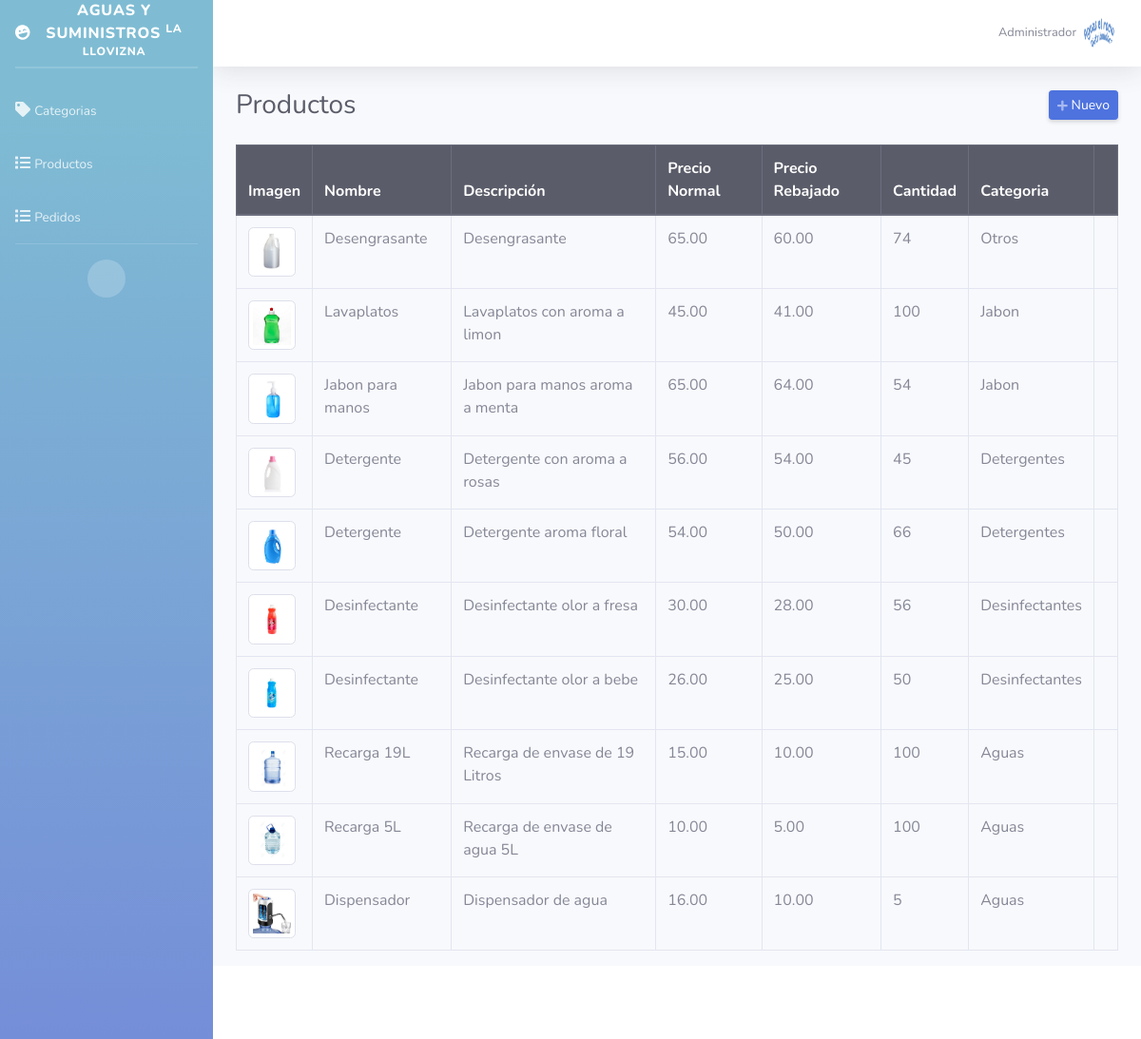
The page /trabajador/productos.php (signed in) on the database its author committed.
### tables this page shows
CREATE TABLE `productos` (
  `id` int(11) NOT NULL,
  `nombre` varchar(255) NOT NULL,
  `descripcion` text NOT NULL,
  `precio_normal` decimal(10,2) NOT NULL,
  `precio_rebajado` decimal(10,2) NOT NULL,
  `cantidad` int(11) NOT NULL,
  `imagen` varchar(50) NOT NULL,
  `id_categoria` int(11) NOT NULL
);

CREATE TABLE `categorias` (
  `id` int(11) NOT NULL,
  `categoria` varchar(50) NOT NULL
);

### trabajador/productos.php (the view, shortened to what this page needs)
<?php
require_once "../config/conexion.php";
include("includes/header.php"); ?>
<div class="d-sm-flex align-items-center justify-content-between mb-4">
    <h1 class="h3 mb-0 text-gray-800">Productos</h1>
    <a href="#" class="d-none d-sm-inline-block btn btn-sm btn-primary shadow-sm" id="abrirProducto"><i class="fas fa-plus fa-sm text-white-50"></i> Nuevo</a>
</div>
<div class="row">
    <div class="col-md-12">
        <div class="table-responsive">
            <table class="table table-hover table-bordered" style="width: 100%;">
                <thead class="thead-dark">
                    <tr>
                        <th>Imagen</th>
                        <th>Nombre</th>
                        <th>Descripción</th>
                        <th>Precio Normal</th>
                        <th>Precio Rebajado</th>
                        <th>Cantidad</th>
                        <th>Categoria</th>
                        <th></th>
                    </tr>
                </thead>
                <tbody>
                    <?php
                    $query = mysqli_query($conexion, "SELECT p.*, c.id AS id_cat, c.categoria FROM productos p INNER JOIN categorias c ON c.id = p.id_categoria ORDER BY p.id DESC");
                    while ($data = mysqli_fetch_assoc($query)) { ?>
                        <tr>
                            <td><img class="img-thumbnail" src="../assets/img/<?php echo $data['imagen']; ?>" width="50"></td>
                            <td><?php echo $data['nombre']; ?></td>
                            <td><?php echo $data['descripcion']; ?></td>
                            <td><?php echo $data['precio_normal']; ?></td>
                            <td><?php echo $data['precio_rebajado']; ?></td>
                            <td><?php echo $data['cantidad']; ?></td>
                            <td><?php echo $data['categoria']; ?></td>
                            <td>
                            </td>
                        </tr>
                    <?php } ?>
                </tbody>
            </table>
        </div>
    </div>
</div>
<?php include("includes/footer.php"); ?>

### rows shown on the page
productos: imagen (picture), nombre "Desengrasante", descripcion "Desengrasante", precio_normal "65.00", precio_rebajado "60.00", cantidad "74", id_categoria.categoria "Otros"
productos: imagen (picture), nombre "Lavaplatos", descripcion "Lavaplatos con aroma a limon", precio_normal "45.00", precio_rebajado "41.00", cantidad "100", id_categoria.categoria "Jabon"
productos: imagen (picture), nombre "Jabon para manos", descripcion "Jabon para manos aroma a menta", precio_normal "65.00", precio_rebajado "64.00", cantidad "54", id_categoria.categoria "Jabon"
productos: imagen (picture), nombre "Detergente", descripcion "Detergente con aroma a rosas", precio_normal "56.00", precio_rebajado "54.00", cantidad "45", id_categoria.categoria "Detergentes"
productos: imagen (picture), nombre "Detergente", descripcion "Detergente aroma floral", precio_normal "54.00", precio_rebajado "50.00", cantidad "66", id_categoria.categoria "Detergentes"
productos: imagen (picture), nombre "Desinfectante", descripcion "Desinfectante olor a fresa", precio_normal "30.00", precio_rebajado "28.00", cantidad "56", id_categoria.categoria "Desinfectantes"
productos: imagen (picture), nombre "Desinfectante", descripcion "Desinfectante olor a bebe", precio_normal "26.00", precio_rebajado "25.00", cantidad "50", id_categoria.categoria "Desinfectantes"
productos: imagen (picture), nombre "Recarga 19L", descripcion "Recarga de envase de 19 Litros", precio_normal "15.00", precio_rebajado "10.00", cantidad "100", id_categoria.categoria "Aguas"
productos: imagen (picture), nombre "Recarga 5L", descripcion "Recarga de envase de agua 5L", precio_normal "10.00", precio_rebajado "5.00", cantidad "100", id_categoria.categoria "Aguas"
productos: imagen (picture), nombre "Dispensador", descripcion "Dispensador de agua", precio_normal "16.00", precio_rebajado "10.00", cantidad "5", id_categoria.categoria "Aguas"

### other values the page prints
$_SESSION['nombre'] "Administrador"
